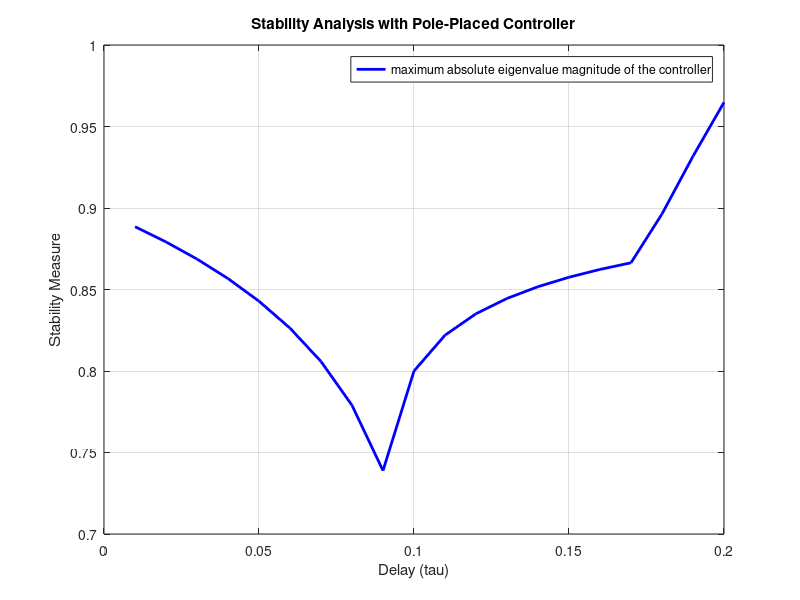

The MATLAB script that drew this image: (Note: this script raises an error after producing the figure.)
%% Pole placement
% Define the system matrices A and B based on the given system
a = 5;
b = 3;
c = 1;
A = [a-b, 0.5-c; 0, 1];
B = [0; 1];

% Define the selected sampling interval
h = 0.2;
%under no delay
tau1 = 0.1;

%system
Fx = expm(A*h);
Fu = (expm(A*h) - expm(A*(h-tau1)))/A * B;
G1 = (expm(A*(h-tau1)) - eye(size(A)))/A * B;
Fe1 = [Fx, Fu; zeros(1,2) zeros(1)];
Ge1 = [G1; 1];

% Desired closed-loop poles
desired_poles = [0.5, 0.4, 0.8];

% Compute the feedback gain matrix K using pole placement
K = place(Fe1, Ge1, desired_poles);

% Compute the closed-loop system matrix with the pole-placed controller
Acl1 = Fe1 - Ge1*K;

% Check stability of the closed-loop system
eigvals1 = eig(Acl1);

% Calculate stability for different delay values
tau_values = 0.01:0.01:h;
stab_values = zeros(size(tau_values));

for i = 1:length(tau_values)
    tau = tau_values(i);
    Fx = expm(A*h);
    Fu = (expm(A*h) - expm(A*(h-tau)))/A * B;
    G1 = (expm(A*(h-tau)) - eye(size(A)))/A * B;
    Fe = [Fx, Fu; zeros(1,2) zeros(1)];
    Ge = [G1; 1];

    % Compute the closed-loop system matrix with the pole-placed controller
    Acl = Fe - Ge*K;

    % Check stability of the closed-loop system
    eigvals = eig(Acl);
    max_eigval = max(abs(eigvals));
    stab_values(i) = max_eigval;
    
end

% Plot stability measure against delay (tau)
plot(tau_values, stab_values, 'b-', 'LineWidth', 2);
xlabel('Delay (tau)');
ylabel('Stability Measure');
title('Stability Analysis with Pole-Placed Controller');
legend('maximum absolute eigenvalue magnitude of the controller')
grid on;
%%
%% LMI
% Define the selected sampling interval
h1 = 0.5;
%under no delay
tau = linspace(0.01, 0.048, 15);


x = sdpvar(3,3); % x = inv(P)
y = sdpvar(1,3); % y = K*inv(P), dim(K) = dim(y)


con2 = [x >= eye(3,3)^-10];
for i =1:length(tau)
    Fx = expm(A*h1);
    Fu = (expm(A*h1) - expm(A*(h1-tau(i))))/A * B;
    G1 = (expm(A*(h1-tau(i))) - eye(size(A)))/A * B;
    Fe = [Fx, Fu; zeros(1,2) zeros(1)];
    Ge = [G1; 1];
% Check stability using LMIs(for discrete-time case)
con1 = [[x, Fe*x-Ge*y; x*(Fe)'-(Ge*y)', x] >= 0];
cons = [con1, con2];
options = sdpsettings('solver', 'sedumi');
sol = optimize(cons, [], options);
end

if sol.problem == 0
    disp('The sampled-data controller is stable.');
    X = value(x)
    Y = value(y)
    K = Y * inv(X)
else
    disp('The sampled-data controller is unstable.');
end
Ke1 = Fe - Ge*K;
eig(Ke1); %stable

% Plot
result = zeros(size(tau));
for i = 1:length(tau)
    % When 0 <= tau < h
        Fx = expm(A*h);
        Fu = (expm(A*h) - expm(A*(h-tau(i))))/A * B;
        G1 = (expm(A*(h-tau(i))) - eye(size(A)))/A * B;
        Fe = [Fx, Fu; zeros(1,2) zeros(1)]; 
        Ge = [G1; 1];
    
    Ke1 = Fe - Ge*K;
    result(i) = max(abs(eig(Ke1))) ;
    %result(i) = max(abs(eig(Ke1))) < 1; %it should be all '1'
end

% Plotting
plot(tau, result, 'o-');
xlabel('tau');
ylabel('Stability Measure');
title('Stability Region for Different tau');